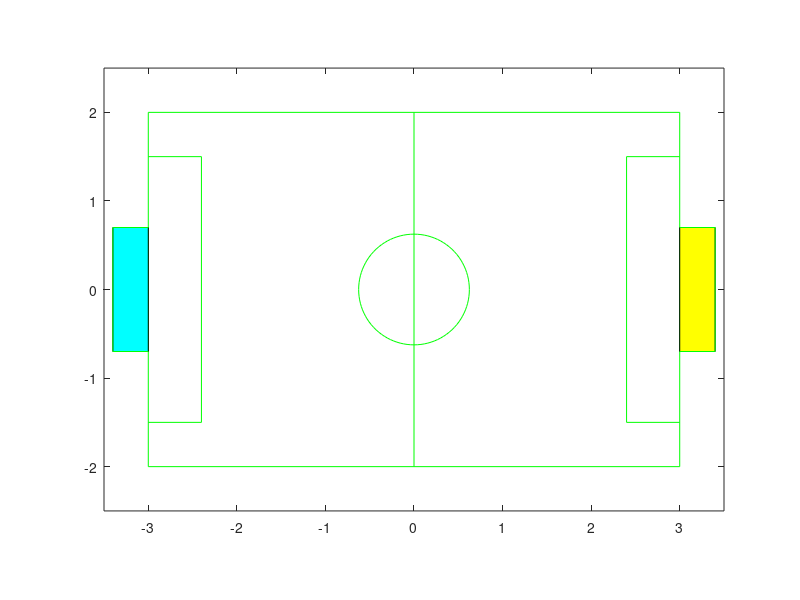

This chart was generated by the following MATLAB code:
function h = plot_field

  fieldX = [-3.00  3.00 3.00 -3.00 -3.00];
  fieldY = [-2.00 -2.00 2.00  2.00 -2.00];
  plot(fieldX, fieldY, 'g-');
  hold on

  goalX = [3.00 (3.00+0.40) (3.00+0.40) 3.00];
  goalY = [-0.70 -0.70 0.70 0.70];
  fill(goalX, goalY, 'y');
  plot(goalX, goalY, 'g-');
  fill(-goalX, goalY, 'c');
  plot(-goalX, goalY, 'g-');

  penaltyX = [3.00 (3.00-0.60) (3.00-0.60) 3.00];
  penaltyY = [-1.50 -1.50 1.50 1.50];
  plot(penaltyX, penaltyY, 'g-');
  plot(-penaltyX, penaltyY, 'g-');

  centerX = [0  0];
  centerY = [-2.00 2.00];
  plot(centerX, centerY, 'g-');

  circleT = 2*pi*[0:.01:1];
  circleX = .625*cos(circleT);
  circleY = .625*sin(circleT);
  hcircle = plot(circleX, circleY, 'g-');
  hold off;

  axis equal;
  axis([-3.5 3.5 -2.5 2.5]);

end
